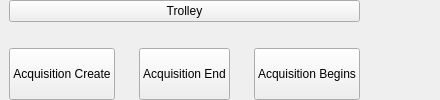
      <widget class="QWidget" name="page_AcquisitionGo">
       <layout class="QHBoxLayout" name="horizontalLayout_3" stretch="1,1">
        <property name="spacing">
         <number>0</number>
        </property>
        <property name="leftMargin">
         <number>0</number>
        </property>
        <property name="topMargin">
         <number>0</number>
        </property>
        <property name="rightMargin">
         <number>0</number>
        </property>
        <property name="bottomMargin">
         <number>0</number>
        </property>
        <item>
         <widget class="QWidget" name="widget_AcquisitionManager" native="true">
          <layout class="QGridLayout" name="gridLayout_2">
           <property name="topMargin">
            <number>0</number>
           </property>
           <property name="rightMargin">
            <number>0</number>
           </property>
           <property name="bottomMargin">
            <number>0</number>
           </property>
           <property name="spacing">
            <number>0</number>
           </property>
           <item row="0" column="0" colspan="3">
            <layout class="QHBoxLayout" name="horizontalLayout_DeviceState">
             <item>
              <widget class="QPushButton" name="pushButton_acquisition_trolley">
               <property name="text">
                <string>Trolley</string>
               </property>
              </widget>
             </item>
            </layout>
           </item>
           <item row="2" column="0" colspan="3">
            <layout class="QHBoxLayout" name="horizontalLayout_AcquisitionManager">
             <property name="spacing">
              <number>24</number>
             </property>
             <item>
              <spacer name="horizontalSpacer_2">
               <property name="orientation">
                <enum>Qt::Orientation::Horizontal</enum>
               </property>
               <property name="sizeHint" stdset="0">
                <size>
                 <width>40</width>
                 <height>20</height>
                </size>
               </property>
              </spacer>
             </item>
             <item>
              <widget class="QPushButton" name="pushButton_AcquisitionCreate">
               <property name="minimumSize">
                <size>
                 <width>0</width>
                 <height>52</height>
                </size>
               </property>
               <property name="text">
                <string>Acquisition Create</string>
               </property>
              </widget>
             </item>
             <item>
              <widget class="QPushButton" name="pushButton_AcquisitionEnd">
               <property name="minimumSize">
                <size>
                 <width>0</width>
                 <height>52</height>
                </size>
               </property>
               <property name="text">
                <string>Acquisition End</string>
               </property>
              </widget>
             </item>
             <item>
              <widget class="QPushButton" name="pushButton_AcquisitionBegins">
               <property name="sizePolicy">
                <sizepolicy hsizetype="Minimum" vsizetype="Fixed">
                 <horstretch>0</horstretch>
                 <verstretch>0</verstretch>
                </sizepolicy>
               </property>
               <property name="minimumSize">
                <size>
                 <width>0</width>
                 <height>52</height>
                </size>
               </property>
               <property name="text">
                <string>Acquisition Begins</string>
               </property>
              </widget>
             </item>
             <item>
              <spacer name="horizontalSpacer_3">
               <property name="orientation">
                <enum>Qt::Orientation::Horizontal</enum>
               </property>
               <property name="sizeHint" stdset="0">
                <size>
                 <width>40</width>
                 <height>20</height>
                </size>
               </property>
              </spacer>
             </item>
            </layout>
           </item>
           <item row="1" column="1">
            <widget class="QStackedWidget" name="stackedWidget">
             <widget class="QWidget" name="page">
              <widget class="QLabel" name="label_5">
               <property name="geometry">
                <rect>
                 <x>50</x>
                 <y>70</y>
                 <width>53</width>
                 <height>15</height>
                </rect>
               </property>
               <property name="text">
                <string>Speed:</string>
               </property>
              </widget>
              <widget class="QLabel" name="label_6">
               <property name="geometry">
                <rect>
                 <x>50</x>
                 <y>100</y>
                 <width>53</width>
                 <height>15</height>
                </rect>
               </property>
               <property name="text">
                <string>方向:</string>
               </property>
              </widget>
             </widget>
            </widget>
           </item>
          </layout>
         </widget>
        </item>
        <item>
         <layout class="QVBoxLayout" name="verticalLayout_AcquisitionGo_Monitor">
          <property name="spacing">
           <number>0</number>
          </property>
         </layout>
        </item>
       </layout>
      </widget>
